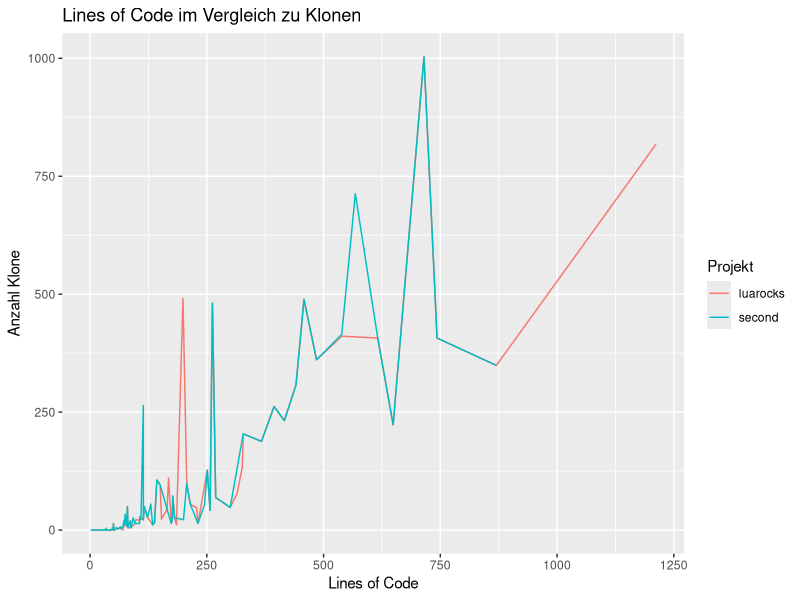
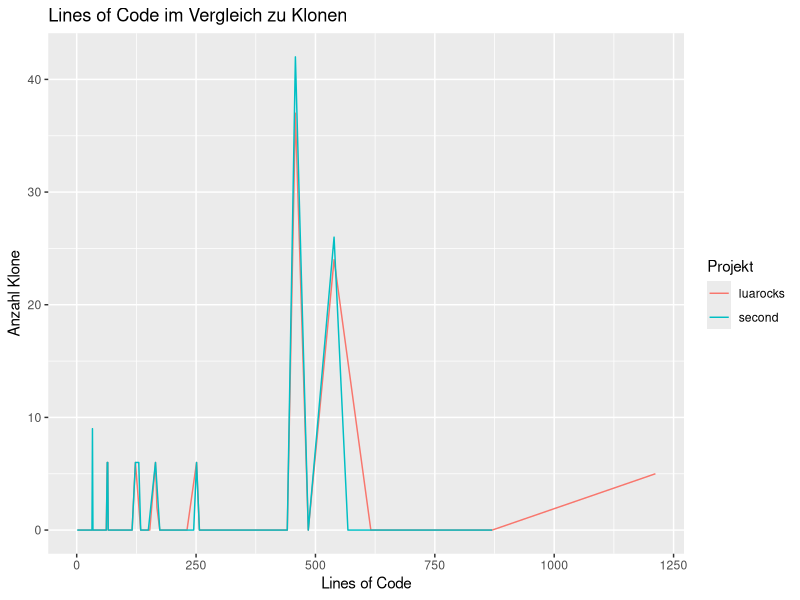
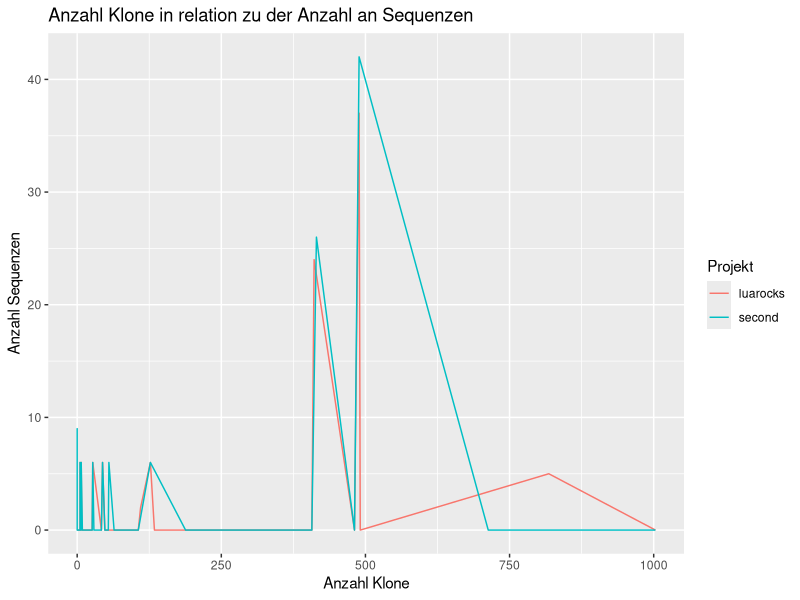

Write the R code that produced these figures, in order.
library(ggplot2)
luarocks <- read.csv(file = 'luarocks.csv')
second <- read.csv(file = 'second.csv')
projectfile <- rbind(second, luarocks)
head(projectfile)

plot_clones_loc <- ggplot(projectfile, aes(x = loc, y = nclones, fill=project)) + 
    geom_line(aes(color=project)) +
    ggtitle("Lines of Code im Vergleich zu Klonen") + 
    labs(x = "Lines of Code", y = "Anzahl Klone")
plot_clones_loc$labels$colour <- "Projekt"
ggsave(plot_clones_loc, file="plot_clones_loc.pdf", dpi=600)


plot_seq_loc <- ggplot(projectfile, aes(x = loc, y = nsequences, fill=project)) + 
    geom_line(aes(color=project)) +
    ggtitle("Lines of Code im Vergleich zu Klonen") + 
    labs(x = "Lines of Code", y = "Anzahl Klone")
plot_seq_loc$labels$colour <- "Projekt"
ggsave(plot_seq_loc, file="plot_seq_loc.pdf", dpi=600)


plot_seq_clone <- ggplot(projectfile, aes(x = nclones, y = nsequences, fill=project)) + 
    geom_line(aes(color=project)) +
    ggtitle("Anzahl Klone in relation zu der Anzahl an Sequenzen") + 
    labs(x = "Anzahl Klone", y = "Anzahl Sequenzen")
plot_seq_clone$labels$colour <- "Projekt"
ggsave(plot_seq_clone, file="plot_seq_clone.pdf", dpi=600)
